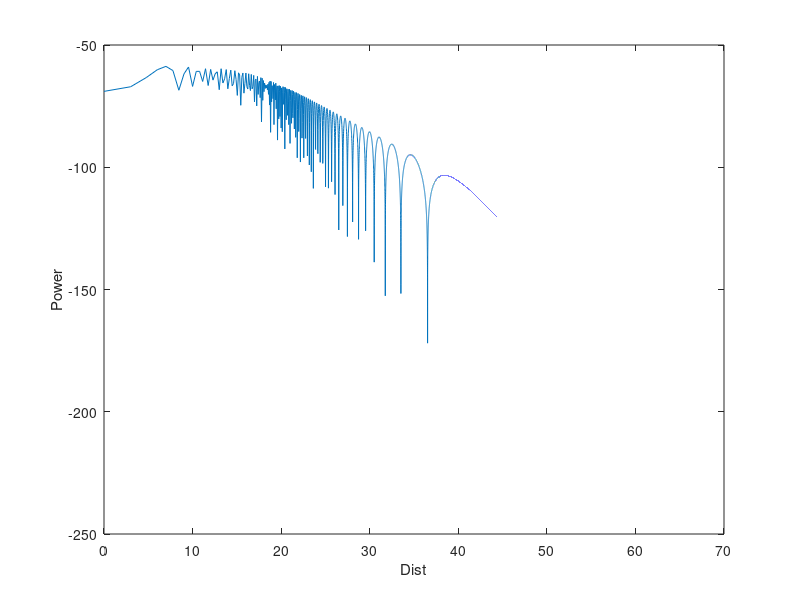

Here is the MATLAB script that generated this plot:
d=1:1e7; l=sqrt(d.^2+35^2); r=sqrt(d.^2+65^2); lam=1/3; % Params
plot(10*log10(d), 10*log10((lam/(4*pi))^2*abs(1./l-exp(1j*6*pi*(r-l))./r).^2)); xlabel('Dist'); ylabel('Power'); % Plot
